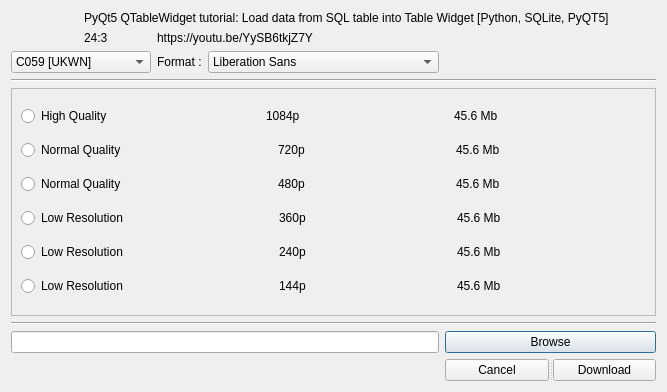
<?xml version="1.0" encoding="UTF-8"?>
<ui version="4.0">
 <class>Dialog</class>
 <widget class="QDialog" name="Dialog">
  <property name="geometry">
   <rect>
    <x>0</x>
    <y>0</y>
    <width>667</width>
    <height>392</height>
   </rect>
  </property>
  <property name="windowTitle">
   <string>Dialog</string>
  </property>
  <layout class="QGridLayout" name="gridLayout_2">
   <item row="5" column="0" colspan="5">
    <widget class="Line" name="line_2">
     <property name="orientation">
      <enum>Qt::Horizontal</enum>
     </property>
    </widget>
   </item>
   <item row="0" column="1" colspan="4">
    <widget class="QLabel" name="title">
     <property name="text">
      <string>PyQt5 QTableWidget tutorial: Load data from SQL table into Table Widget [Python, SQLite, PyQT5]</string>
     </property>
     <property name="scaledContents">
      <bool>false</bool>
     </property>
     <property name="wordWrap">
      <bool>true</bool>
     </property>
     <property name="margin">
      <number>0</number>
     </property>
     <property name="indent">
      <number>-1</number>
     </property>
     <property name="openExternalLinks">
      <bool>true</bool>
     </property>
     <property name="textInteractionFlags">
      <set>Qt::TextSelectableByKeyboard|Qt::TextSelectableByMouse</set>
     </property>
    </widget>
   </item>
   <item row="6" column="0" colspan="4">
    <widget class="QLineEdit" name="lineEdit"/>
   </item>
   <item row="0" column="0" rowspan="2">
    <widget class="QLabel" name="image">
     <property name="maximumSize">
      <size>
       <width>67</width>
       <height>61</height>
      </size>
     </property>
     <property name="styleSheet">
      <string notr="true">background-image: url(&quot;https://www.google.com/imgres?imgurl=https%3A%2F%2Fupload.wikimedia.org%2Fwikipedia%2Fen%2F6%2F66%2FUnited_Nations_Decade_of_Education_for_Sustainable_Development.jpg&amp;imgrefurl=https%3A%2F%2Fen.wikipedia.org%2Fwiki%2FUnited_Nations_Decade_of_Education_for_Sustainable_Development&amp;tbnid=RiL8O0nQbd6fFM&amp;vet=12ahUKEwj39Jj5q4L1AhXkhP0HHfAwDaoQMygAegUIARCcAQ..i&amp;docid=_mcW-yUb_lYy0M&amp;w=200&amp;h=200&amp;q=desd&amp;client=ubuntu&amp;ved=2ahUKEwj39Jj5q4L1AhXkhP0HHfAwDaoQMygAegUIARCcAQ&quot;);</string>
     </property>
     <property name="text">
      <string/>
     </property>
     <property name="pixmap">
      <pixmap>img/play(1).png</pixmap>
     </property>
     <property name="scaledContents">
      <bool>true</bool>
     </property>
    </widget>
   </item>
   <item row="3" column="0" colspan="5">
    <widget class="Line" name="line">
     <property name="orientation">
      <enum>Qt::Horizontal</enum>
     </property>
    </widget>
   </item>
   <item row="1" column="2" colspan="2">
    <widget class="QLabel" name="link">
     <property name="text">
      <string>https://youtu.be/YySB6tkjZ7Y</string>
     </property>
     <property name="openExternalLinks">
      <bool>true</bool>
     </property>
     <property name="textInteractionFlags">
      <set>Qt::LinksAccessibleByMouse|Qt::TextSelectableByKeyboard|Qt::TextSelectableByMouse</set>
     </property>
    </widget>
   </item>
   <item row="2" column="0" colspan="2">
    <widget class="QFontComboBox" name="format_combox_2">
     <property name="maximumSize">
      <size>
       <width>182</width>
       <height>25</height>
      </size>
     </property>
     <property name="editable">
      <bool>false</bool>
     </property>
     <property name="currentText">
      <string>Abyssinica SIL</string>
     </property>
     <property name="maxVisibleItems">
      <number>2</number>
     </property>
     <property name="maxCount">
      <number>2</number>
     </property>
     <property name="insertPolicy">
      <enum>QComboBox::NoInsert</enum>
     </property>
     <property name="writingSystem">
      <enum>QFontDatabase::Latin</enum>
     </property>
    </widget>
   </item>
   <item row="1" column="1">
    <widget class="QLabel" name="duration">
     <property name="text">
      <string>24:3</string>
     </property>
    </widget>
   </item>
   <item row="6" column="4">
    <widget class="QPushButton" name="pushButton">
     <property name="text">
      <string>Browse</string>
     </property>
    </widget>
   </item>
   <item row="7" column="4">
    <widget class="QSplitter" name="splitter_2">
     <property name="orientation">
      <enum>Qt::Horizontal</enum>
     </property>
     <widget class="QPushButton" name="pushButton_2">
      <property name="text">
       <string>Cancel</string>
      </property>
     </widget>
     <widget class="QPushButton" name="pushButton_3">
      <property name="text">
       <string>Download</string>
      </property>
     </widget>
    </widget>
   </item>
   <item row="4" column="0" colspan="5">
    <widget class="QScrollArea" name="scrollArea">
     <property name="widgetResizable">
      <bool>true</bool>
     </property>
     <widget class="QWidget" name="scrollAreaWidgetContents">
      <property name="geometry">
       <rect>
        <x>0</x>
        <y>0</y>
        <width>633</width>
        <height>198</height>
       </rect>
      </property>
      <layout class="QVBoxLayout" name="verticalLayout">
       <item>
        <layout class="QGridLayout" name="gridLayout">
         <item row="0" column="5">
          <spacer name="horizontalSpacer_2">
           <property name="orientation">
            <enum>Qt::Horizontal</enum>
           </property>
           <property name="sizeHint" stdset="0">
            <size>
             <width>40</width>
             <height>20</height>
            </size>
           </property>
          </spacer>
         </item>
         <item row="0" column="2">
          <widget class="QLabel" name="label_5">
           <property name="text">
            <string>1084p</string>
           </property>
          </widget>
         </item>
         <item row="0" column="1">
          <spacer name="horizontalSpacer">
           <property name="orientation">
            <enum>Qt::Horizontal</enum>
           </property>
           <property name="sizeHint" stdset="0">
            <size>
             <width>40</width>
             <height>20</height>
            </size>
           </property>
          </spacer>
         </item>
         <item row="0" column="4">
          <widget class="QLabel" name="label_7">
           <property name="text">
            <string>45.6 Mb</string>
           </property>
          </widget>
         </item>
         <item row="0" column="0">
          <widget class="QRadioButton" name="high_def_button">
           <property name="text">
            <string>High Quality</string>
           </property>
          </widget>
         </item>
         <item row="0" column="3">
          <spacer name="horizontalSpacer_3">
           <property name="orientation">
            <enum>Qt::Horizontal</enum>
           </property>
           <property name="sizeHint" stdset="0">
            <size>
             <width>40</width>
             <height>20</height>
            </size>
           </property>
          </spacer>
         </item>
        </layout>
       </item>
       <item>
        <layout class="QGridLayout" name="gridLayout_4">
         <item row="0" column="1">
          <spacer name="horizontalSpacer_7">
           <property name="orientation">
            <enum>Qt::Horizontal</enum>
           </property>
           <property name="sizeHint" stdset="0">
            <size>
             <width>40</width>
             <height>20</height>
            </size>
           </property>
          </spacer>
         </item>
         <item row="0" column="0">
          <widget class="QRadioButton" name="high_def_button_2">
           <property name="text">
            <string>Normal Quality</string>
           </property>
          </widget>
         </item>
         <item row="0" column="4">
          <widget class="QLabel" name="label_9">
           <property name="text">
            <string>45.6 Mb</string>
           </property>
          </widget>
         </item>
         <item row="0" column="5">
          <spacer name="horizontalSpacer_6">
           <property name="orientation">
            <enum>Qt::Horizontal</enum>
           </property>
           <property name="sizeHint" stdset="0">
            <size>
             <width>40</width>
             <height>20</height>
            </size>
           </property>
          </spacer>
         </item>
         <item row="0" column="3">
          <spacer name="horizontalSpacer_8">
           <property name="orientation">
            <enum>Qt::Horizontal</enum>
           </property>
           <property name="sizeHint" stdset="0">
            <size>
             <width>40</width>
             <height>20</height>
            </size>
           </property>
          </spacer>
         </item>
         <item row="0" column="2">
          <widget class="QLabel" name="label_8">
           <property name="text">
            <string>720p</string>
           </property>
          </widget>
         </item>
        </layout>
       </item>
       <item>
        <layout class="QGridLayout" name="gridLayout_5">
         <item row="0" column="5">
          <spacer name="horizontalSpacer_9">
           <property name="orientation">
            <enum>Qt::Horizontal</enum>
           </property>
           <property name="sizeHint" stdset="0">
            <size>
             <width>40</width>
             <height>20</height>
            </size>
           </property>
          </spacer>
         </item>
         <item row="0" column="1">
          <spacer name="horizontalSpacer_10">
           <property name="orientation">
            <enum>Qt::Horizontal</enum>
           </property>
           <property name="sizeHint" stdset="0">
            <size>
             <width>40</width>
             <height>20</height>
            </size>
           </property>
          </spacer>
         </item>
         <item row="0" column="2">
          <widget class="QLabel" name="label_11">
           <property name="text">
            <string>480p</string>
           </property>
          </widget>
         </item>
         <item row="0" column="0">
          <widget class="QRadioButton" name="high_def_button_3">
           <property name="text">
            <string>Normal Quality</string>
           </property>
          </widget>
         </item>
         <item row="0" column="4">
          <widget class="QLabel" name="label_12">
           <property name="text">
            <string>45.6 Mb</string>
           </property>
          </widget>
         </item>
         <item row="0" column="3">
          <spacer name="horizontalSpacer_11">
           <property name="orientation">
            <enum>Qt::Horizontal</enum>
           </property>
           <property name="sizeHint" stdset="0">
            <size>
             <width>40</width>
             <height>20</height>
            </size>
           </property>
          </spacer>
         </item>
        </layout>
       </item>
       <item>
        <layout class="QGridLayout" name="gridLayout_6">
         <item row="0" column="1">
          <spacer name="horizontalSpacer_16">
           <property name="orientation">
            <enum>Qt::Horizontal</enum>
           </property>
           <property name="sizeHint" stdset="0">
            <size>
             <width>40</width>
             <height>20</height>
            </size>
           </property>
          </spacer>
         </item>
         <item row="0" column="5">
          <spacer name="horizontalSpacer_15">
           <property name="orientation">
            <enum>Qt::Horizontal</enum>
           </property>
           <property name="sizeHint" stdset="0">
            <size>
             <width>40</width>
             <height>20</height>
            </size>
           </property>
          </spacer>
         </item>
         <item row="0" column="4">
          <widget class="QLabel" name="label_16">
           <property name="text">
            <string>45.6 Mb</string>
           </property>
          </widget>
         </item>
         <item row="0" column="2">
          <widget class="QLabel" name="label_15">
           <property name="text">
            <string>360p</string>
           </property>
          </widget>
         </item>
         <item row="0" column="0">
          <widget class="QRadioButton" name="high_def_button_4">
           <property name="text">
            <string>Low Resolution</string>
           </property>
          </widget>
         </item>
         <item row="0" column="3">
          <spacer name="horizontalSpacer_18">
           <property name="orientation">
            <enum>Qt::Horizontal</enum>
           </property>
           <property name="sizeHint" stdset="0">
            <size>
             <width>40</width>
             <height>20</height>
            </size>
           </property>
          </spacer>
         </item>
        </layout>
       </item>
       <item>
        <layout class="QGridLayout" name="gridLayout_7">
         <item row="0" column="1">
          <spacer name="horizontalSpacer_17">
           <property name="orientation">
            <enum>Qt::Horizontal</enum>
           </property>
           <property name="sizeHint" stdset="0">
            <size>
             <width>40</width>
             <height>20</height>
            </size>
           </property>
          </spacer>
         </item>
         <item row="0" column="4">
          <widget class="QLabel" name="label_17">
           <property name="text">
            <string>45.6 Mb</string>
           </property>
          </widget>
         </item>
         <item row="0" column="5">
          <spacer name="horizontalSpacer_19">
           <property name="orientation">
            <enum>Qt::Horizontal</enum>
           </property>
           <property name="sizeHint" stdset="0">
            <size>
             <width>40</width>
             <height>20</height>
            </size>
           </property>
          </spacer>
         </item>
         <item row="0" column="3">
          <spacer name="horizontalSpacer_20">
           <property name="orientation">
            <enum>Qt::Horizontal</enum>
           </property>
           <property name="sizeHint" stdset="0">
            <size>
             <width>40</width>
             <height>20</height>
            </size>
           </property>
          </spacer>
         </item>
         <item row="0" column="2">
          <widget class="QLabel" name="label_18">
           <property name="text">
            <string>240p</string>
           </property>
          </widget>
         </item>
         <item row="0" column="0">
          <widget class="QRadioButton" name="high_def_button_5">
           <property name="text">
            <string>Low Resolution</string>
           </property>
          </widget>
         </item>
        </layout>
       </item>
       <item>
        <layout class="QGridLayout" name="gridLayout_8">
         <item row="0" column="1">
          <spacer name="horizontalSpacer_21">
           <property name="orientation">
            <enum>Qt::Horizontal</enum>
           </property>
           <property name="sizeHint" stdset="0">
            <size>
             <width>40</width>
             <height>20</height>
            </size>
           </property>
          </spacer>
         </item>
         <item row="0" column="4">
          <widget class="QLabel" name="label_19">
           <property name="text">
            <string>45.6 Mb</string>
           </property>
          </widget>
         </item>
         <item row="0" column="5">
          <spacer name="horizontalSpacer_22">
           <property name="orientation">
            <enum>Qt::Horizontal</enum>
           </property>
           <property name="sizeHint" stdset="0">
            <size>
             <width>40</width>
             <height>20</height>
            </size>
           </property>
          </spacer>
         </item>
         <item row="0" column="3">
          <spacer name="horizontalSpacer_23">
           <property name="orientation">
            <enum>Qt::Horizontal</enum>
           </property>
           <property name="sizeHint" stdset="0">
            <size>
             <width>40</width>
             <height>20</height>
            </size>
           </property>
          </spacer>
         </item>
         <item row="0" column="2">
          <widget class="QLabel" name="label_20">
           <property name="text">
            <string>144p</string>
           </property>
          </widget>
         </item>
         <item row="0" column="0">
          <widget class="QRadioButton" name="high_def_button_6">
           <property name="text">
            <string>Low Resolution</string>
           </property>
          </widget>
         </item>
        </layout>
       </item>
      </layout>
     </widget>
    </widget>
   </item>
   <item row="2" column="3">
    <widget class="QFontComboBox" name="extension_combox">
     <property name="editable">
      <bool>false</bool>
     </property>
    </widget>
   </item>
   <item row="2" column="2">
    <widget class="QLabel" name="label_4">
     <property name="text">
      <string>Format :</string>
     </property>
    </widget>
   </item>
  </layout>
 </widget>
 <resources/>
 <connections>
  <connection>
   <sender>format_combox_2</sender>
   <signal>currentTextChanged(QString)</signal>
   <receiver>scrollArea</receiver>
   <slot>update()</slot>
   <hints>
    <hint type="sourcelabel">
     <x>149</x>
     <y>91</y>
    </hint>
    <hint type="destinationlabel">
     <x>154</x>
     <y>136</y>
    </hint>
   </hints>
  </connection>
  <connection>
   <sender>pushButton_2</sender>
   <signal>clicked()</signal>
   <receiver>Dialog</receiver>
   <slot>exec()</slot>
   <hints>
    <hint type="sourcelabel">
     <x>501</x>
     <y>372</y>
    </hint>
    <hint type="destinationlabel">
     <x>408</x>
     <y>365</y>
    </hint>
   </hints>
  </connection>
 </connections>
</ui>
